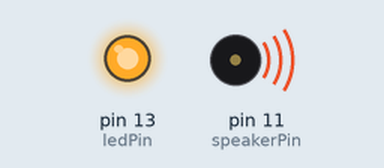
A sketch run on a simulated Arduino Uno, built with avr-gcc and run on an emulated ATmega328P. Parts: output pins drawn as LEDs (lit = HIGH), buzzer (waves = sounding). Pins used as bus, display or sensor lines are not drawn.

Above: at 0.2 s.
At 3.99 s:
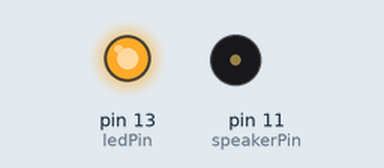
At 12.1 s:
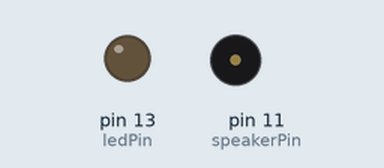
At 15.26 s:
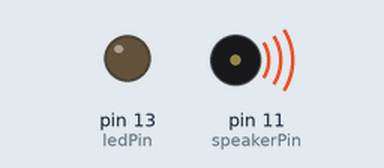
Timing chart, 0 to 17.8 s (numbered marks = the images above):
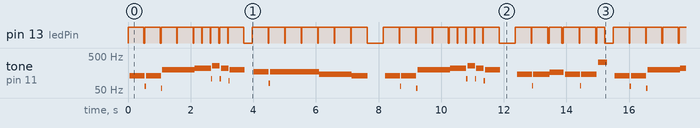

The sketch:

sketch_gotye.ino
```cpp
/**
* Name: Somebody That I Used To Know
* Author: Joseph Milla
* Author URI: http://www.josephmilla.com
* Version: 1.0.0
* Tag: Arduino, Somebody That I Used To Know, Gotye
*/

//SPEAKER (PWM pin)
int speakerPin = 11;
//LED (Use pin 13 for built-in LED)
int ledPin = 13;

//FREQUENCIES
#define cL 129
#define cLS 139
#define dL 146
#define dLS 156
#define eL 163
#define fL 173
#define fLS 185
#define gL 194
#define gLS 207
#define aL 219
#define aLS 228
#define bL 232

#define c 261
#define cS 277
#define d 294
#define dS 311
#define e 329
#define f 349
#define fS 370
#define g 391
#define gS 415
#define a 440
#define aS 455
#define b 466

#define cH 523
#define cHS 555
#define dH 587
#define dHS 622
#define eH 659
#define fH 698
#define fHS 740
#define gH 784
#define gHS 830
#define aH 880
#define aHS 910
#define bH 933

void setup()
{
  pinMode(ledPin, OUTPUT);
  pinMode(speakerPin, OUTPUT);
}

void beep (int speakerPin, int freqHz, long timeMs)
{
  digitalWrite(ledPin, HIGH);

  double timeDelay = (double)(1000000/freqHz);
  double timeLoop = (double)((timeMs*1000)/(timeDelay*2));

  for(int i = 0; i < timeLoop; i++)
  {
    digitalWrite(speakerPin, HIGH);
    delayMicroseconds(timeDelay);
    digitalWrite(speakerPin, LOW);
    delayMicroseconds(timeDelay);
  }

  digitalWrite(ledPin, LOW);
  delay(20);
}

void playTone()
{
  beep(speakerPin, c, 500);
  beep(speakerPin, c, 500);
  beep(speakerPin, g, 500);
  beep(speakerPin, g, 500);
  beep(speakerPin, a, 250);
  beep(speakerPin, aS, 250);
  beep(speakerPin, cH, 250);
  beep(speakerPin, a, 250);
  beep(speakerPin, g, 500);

  delay(250);

  beep(speakerPin, f, 500);
  beep(speakerPin, f, 500);
  beep(speakerPin, e, 500);
  beep(speakerPin, e, 500);
  beep(speakerPin, d, 500);
  beep(speakerPin, d, 500);
  beep(speakerPin, c, 500);

  delay(500);

  beep(speakerPin, c, 500);
  beep(speakerPin, c, 500);
  beep(speakerPin, g, 500);
  beep(speakerPin, g, 500);
  beep(speakerPin, a, 250);
  beep(speakerPin, aS, 250);
  beep(speakerPin, cH, 250);
  beep(speakerPin, a, 250);
  beep(speakerPin, g, 500);

  delay(500);

  beep(speakerPin, d, 500);
  beep(speakerPin, d, 500);

  delay(30);

  beep(speakerPin, e, 400);

  delay(25);

  beep(speakerPin, d, 500);
  beep(speakerPin, d, 500);

  delay(20);

  beep(speakerPin, eH, 250);

  delay(250);
}

void loop()
{
  playTone();
}
```

Measured:
- by itself, pin 13 (ledPin): moves between LOW and HIGH, repeating every 15.5 s
- by itself, tone on pin 11 (speakerPin): plays 130 Hz for 0.48 s, 64 Hz for 0.04 s, 130 Hz for 0.48 s, 56 Hz for 0.04 s, 195 Hz for 1.0 s, 219 Hz for 0.52 s … (311 notes in this stretch)
